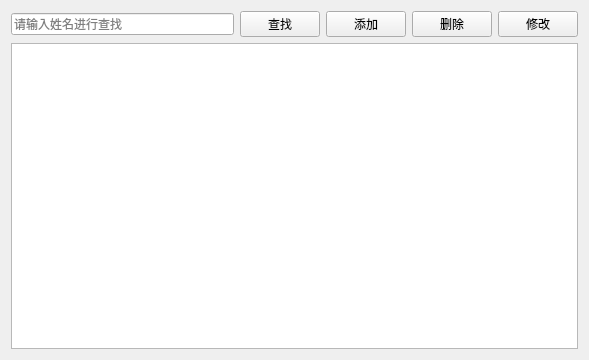
<?xml version="1.0" encoding="UTF-8"?>
<ui version="4.0">
 <class>PatientView</class>
 <widget class="QWidget" name="PatientView">
  <property name="geometry">
   <rect>
    <x>0</x>
    <y>0</y>
    <width>589</width>
    <height>360</height>
   </rect>
  </property>
  <property name="windowTitle">
   <string>患者管理</string>
  </property>
  <layout class="QVBoxLayout" name="verticalLayout">
   <item>
    <layout class="QHBoxLayout" name="horizontalLayout">
     <item>
      <widget class="QLineEdit" name="textSearch">
       <property name="placeholderText">
        <string>请输入姓名进行查找</string>
       </property>
      </widget>
     </item>
     <item>
      <widget class="QPushButton" name="btnSearch">
       <property name="text">
        <string>查找</string>
       </property>
       <property name="icon">
        <iconset resource="lab4.qrc">
         <normaloff>:/image/sousuo.png</normaloff>:/image/sousuo.png</iconset>
       </property>
      </widget>
     </item>
     <item>
      <widget class="QPushButton" name="btnAdd">
       <property name="text">
        <string>添加</string>
       </property>
       <property name="icon">
        <iconset resource="lab4.qrc">
         <normaloff>:/image/tianjia.png</normaloff>:/image/tianjia.png</iconset>
       </property>
      </widget>
     </item>
     <item>
      <widget class="QPushButton" name="btnDelete">
       <property name="text">
        <string>删除</string>
       </property>
       <property name="icon">
        <iconset resource="lab4.qrc">
         <normaloff>:/image/shanchu.png</normaloff>:/image/shanchu.png</iconset>
       </property>
      </widget>
     </item>
     <item>
      <widget class="QPushButton" name="btnEdit">
       <property name="text">
        <string>修改</string>
       </property>
       <property name="icon">
        <iconset resource="lab4.qrc">
         <normaloff>:/image/bianji.png</normaloff>:/image/bianji.png</iconset>
       </property>
      </widget>
     </item>
    </layout>
   </item>
   <item>
    <widget class="QTableView" name="tableView"/>
   </item>
  </layout>
 </widget>
 <resources>
  <include location="lab4.qrc"/>
 </resources>
 <connections/>
</ui>
